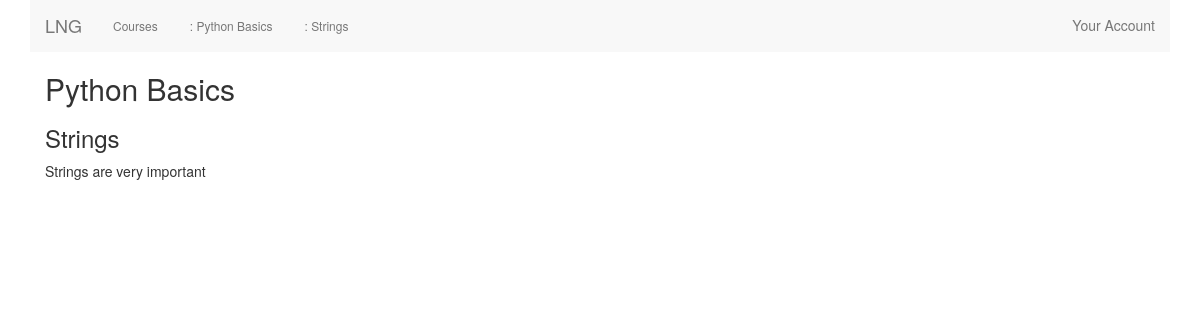
The page /courses/1/1/ on the database its author committed.
### courses/models.py (models this page shows, shortened)
class Step(models.Model):
    title = models.CharField(max_length=255)
    description = models.TextField()
    order = models.IntegerField(default=0)
    course = models.ForeignKey(Course)
    content = models.TextField(blank=True, default='')
    class Meta:
        ordering = ['order',]

class Course(models.Model):
    created_at = models.DateTimeField(auto_now_add=True)
    title = models.CharField(max_length=255)
    description = models.TextField()

### courses/views.py (the view)
# urls.py: url(r'(?P<course_pk>\d+)/(?P<step_pk>\d+)/$', views.step_detail, name='step'),
def step_detail(request, course_pk, step_pk):
    step = get_object_or_404(Step, course_id=course_pk, pk=step_pk)
    return render(request, 'courses/step_detail.html', {'step': step})

### courses/templates/courses/step_detail.html (shortened to what this page needs)
{% extends 'layout.html' %}
{% block content %}
<div class="container">
    <h2>{{ step.course.title }}</h2>
    <h3>{{ step.title }}</h3>
    {{ step.description|linebreaks }}
</div>
{% endblock %}

### templates/layout.html (shortened to what this page needs)
{% load static from staticfiles %}
{% load socialaccount %}
<!doctype html>
<html lang="en">
    <head>
        {% load bootstrap3 %}
        {% bootstrap_css %}
    </head>
    <body>
        {% block bootstrap3_content %}
        <div class="container">
        <nav class="nav navbar-default">
            <div class="navbar-header">
                 <a class="navbar-brand" href="{% url 'home' %}">LNG</a>
            </div>
            <div id="navbar" class="navbar-collapse">
            <ul class="nav navbar-nav">
                <li><a class="btn btn-link btn-xs" href="{% url 'courses:courses_list' %}">Courses</a></li>
                {% if course.title %}
                <li><a class="btn btn-link btn-xs" href="">: {{ course.title }}</a></li>
                {% elif step.course.title %}
                <li><a class="btn btn-link btn-xs" href="{% url 'courses:course' step.course.pk %}">: {{ step.course.title }}</a></li>
                <li><a class="btn btn-link btn-xs" href="">: {{ step.title }}</a></li>
                {% endif %}
            </ul>
                <ul class="nav navbar-nav navbar-right">
                    <li><a href="">Your Account</a></li>
                </ul>
            </div>
        </nav>
            {% block content %} {% endblock content %}
        </div>
    </body>
        {% endblock %}
</html>

### rows shown on the page
Step: course "Python Basics", title "Strings", description "Strings are very important"
